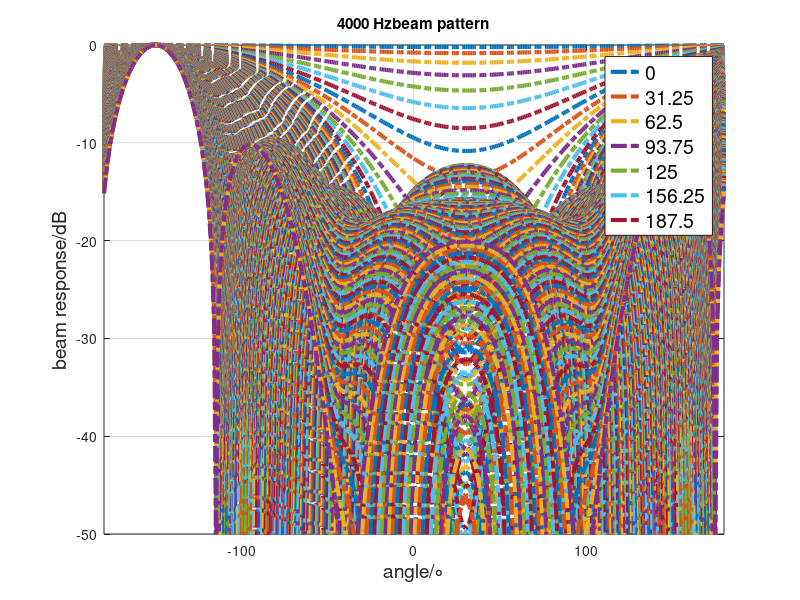
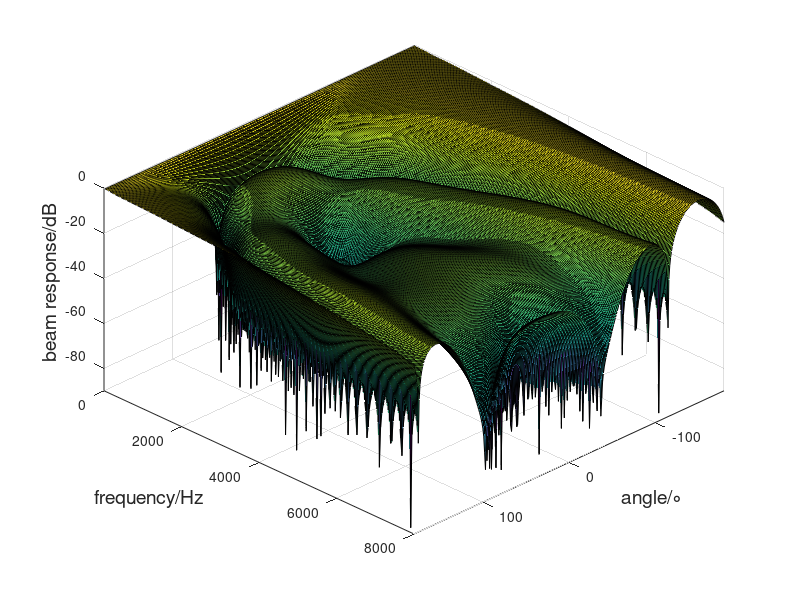

Write MATLAB code to recreate these figures, in order. (Note: this script raises an error after producing the figures.)
clear
clc
close all;
warning off;
clear all; close all; clc;
%% 基本参数
f01 = 4000;           % 信号中心频率Signal center frequency
B =  8000; 
Nfft =512;                                % fft点数
F0=linspace(0, 8000, Nfft/2+1);           % The actual frequency corresponding to each fft frequency point
f_range=linspace(f01-B/2, f01+B/2, Nfft/2+1);     % The actual frequency corresponding to each fft frequency point
% F(1:10)=F(11);
% F(1:3)=F(4);

% F(1:16)=F(17);
% F(129:257)=F(128);
% F(1:end)=F(70);

% F(200:257)=F(199);
% F(1:128)=F(129);
% F = fl:B/(Nfft/2):fh; 

M =16;                                % Number of array elements
c = 340;                              % speed of sound
lambda = c/f01;                        %center wavelength
R =0.025;                               % actual radius
% R =0.5*M*lambda/(2*pi);             % 理想半径

gamma=2*pi*[0:M-1]'/M ;
% d = 0.5*lambda;                        % 阵元间距(半波长为理想宽度，可视距离内无额外峰值)
% BW= 0.886*lambda/(M*d)*180/pi;         % 中心频率处半功率波束宽度（分辨率）
% fprintf('半功率波束宽度BW = %0.2f°\n',BW)

% seta1=[60]*pi/180;                     % 零点约束俯仰角1
% fai1=[-140]*pi/180;                    % 零点约束方位角1  
 
% seta2=[60]*pi/180;                     % 零点约束俯仰角2
% fai2=[-111]*pi/180;                    % 零点约束方位角2 

%% 读入实际音频数据
seta0 = 60*pi/180;                       % Signal Arrival Elevation Angle
fai0  =-150*pi/180;                       % Signal Arrival Azimuth
f=[1]';    
%% diffuse noise field MSC
Fs=16000;                                                               
f0 = (1:Nfft/2+1)*Fs/Nfft;
Fvv = zeros(Nfft/2+1,M,M);
 %f0=500;
% d=2*R*sin(pi/M);

for i = 1:M
    for j = 1:M   
        if i == j
            Fvv(:,i,j) = ones(1,Nfft/2+1);
        else
            dij = 2*R*sin(pi*abs(i-j)/M);
            Fvv(:,i,j) = sin(2*pi*f0*dij*1.0/c)./(2*pi*f0*dij*1.0/c);
        end
    end
end

% 对角加载映射曲线
u=1:1:Nfft/2+1;
k=-0.3;
B=80;
Amin=0.1;
P=(1-Amin)./(1+exp(k*(u-B)))+Amin;     
% plot(u,P);ylim([-0.1,1])
for n=1:Nfft/2+1
%         Fvv2(n,:,:)=inv(squeeze(Fvv(n,:,:))+eye(M)*P(n));
      Fvv2(n,:,:)=inv(squeeze(Fvv(n,:,:))+eye(M)*0.1);
end
%  imshow(squeeze(Fvv(200,:,:)))
%  for i=1:256
%     imshow(squeeze(Fvv(i,:,:)))
%     pause(0.05)
%  end
%M = 10;                 %阵元数
%dd= (0:1:M-1) * (c/f0/2);   %阵元位置
p_all=[];
a0_all=[];
for nf =2:Nfft/2+1
    freq = f_range(nf);
    freq1=500;
   % a0 = exp(-1i * 2 * pi * freq /c *dd.'*sind(theta0));   %计算期望导向矢量
    a0=exp(-1j*2*pi*R*freq/c*sin(seta0)*cos(fai0-gamma));   %Calculate desired steering vector
    a0=a0;
    C=[a0];
   % a0=a0/100;
    Rxx=squeeze(Fvv2(nf,:,:));
%   Rxx=1;
    Wc=(Rxx*C)/(C'*Rxx*C)*f;                % MVDR algorithm to obtain weight coefficient
%       零点调向(支持多个零点)
    Wopt=Wc;  
    step = 1;
    seta=seta0; 
    scan_angle = [-180:step:180];                        %Scan Angle Range
    scan_angle=[-180:step:180]/180*pi; 
    a_all =[];                           
    a_all1 =[];  
    a_all2=[];
    for i_1 = 1:length(scan_angle) 
        %as = exp(-1i * 2 * pi * freq /c *dd.'*sind(scan_angle(i_1)));
        as=exp(-1j*2*pi*R*freq/c*sin(seta)*cos(scan_angle(i_1)-gamma')); 
        p1(i_1,nf)=abs(as*conj(Wopt));
       % p11(i_1,nf)=20*log10(abs(as*conj(Wopt))/max(abs(as*conj(Wopt))));
        %p11(nf,i_1)=abs(as);
       % p4(i_1,nf)=20*log10(abs(as*conj(Wopt))/max(abs(as*conj(Wopt))));
        a_all= [a_all as'];
        a_all1= [a_all1  (20*log10(abs(as)/max(abs(as))))]; 
        a_all2=[a_all2  (20*log10(abs(as.*conj(Wopt))/max(abs(as.*conj(Wopt)))))];
    end
    %p11(i_1,nf)=abs(a_all);
    p = 20*log10(abs(a_all'*conj(Wopt))/max(abs(a_all'*conj(Wopt))));  %Computational pattern
    p3 = 20*log10(abs(a_all')/max(abs(a_all')));  
    p4 = 20*log10(abs(p1)/max(abs(p1))); 
    %p = 20*log10(abs(a_all'*conj(a0))/max(abs(a_all'*conj(a0))));  
    p7 = 20*log10(abs(a_all'*(Wopt))/max(abs(a_all'*(Wopt))));
    p11=conj(a0)';
        f01=5.312500000000000e+03;
        f01=1000;
        if freq == f01
        angle_ml = [-70:1:70]/180*pi;
        angle_ml = [-180:-110]/180*pi;
        %angle_ml = 0:50;
        angle_sl1 = [-180:1:-180]/180*pi;
        angle_sl2 = [-110:1:180]/180*pi;
        angle_sl =[angle_sl1 angle_sl2];
        a_all_ref = a_all;
        p_ref = p;
        index_ml = find(scan_angle>=angle_ml(1) & scan_angle<=angle_ml(end));

        a_ml = a_all(:,index_ml);%main lobe steering vector
        p_ml = p(index_ml);      %main lobe expected response


        index_s1 = find(scan_angle>=angle_sl1(1) & scan_angle<=angle_sl1(end));     
        a_sl1  = a_all(:,index_s1);    %side lobe steering vector

        index_s2 = find(scan_angle>=angle_sl2(1) & scan_angle<=angle_sl2(end));    
        a_sl2  = a_all(:,index_s2);     %side lobe steering vector

        index_sl = [index_s1 index_s2];
        a_sl = [a_sl1 a_sl2];            %total sidelobe steering vector
        p_sl = p(index_sl);              %side lobe response
    end
    

    %figure(1)
    P_Hz=4000;
    P_B=round(P_Hz/6000*Nfft/2);
    %plot(scan_angle*180/pi,p,'b')
    %plot(scan_angle*180/pi,20*log10(p1(:,P_B)/max(p1(:,P_B))),'b')
    ylim([-50 0])
    xlabel('\phiAzimuth(^o)')
    ylabel('beam output/dB')
    title([num2str(P_Hz) ' Hzbeam pattern'])
    %p_all = [p_all p];
     figure(1)
    plot( scan_angle*180/pi, p,'-.','linewidth', 3)
    hold on; grid on;
    ylim([-50 0]);xlim([-180 180]);
    xlabel('angle/\circ','fontsize',14);
    ylabel('beam response/dB','fontsize',14);

    p_all = [p_all p];
    a0_all=[a0_all p11'];
    
end
legend({num2str(f_range(1)),num2str(f_range(2)),num2str(f_range(3)),...
        num2str(f_range(4)),num2str(f_range(5)),num2str(f_range(6)),...
        num2str(f_range(7))},'fontsize',14,'Location','best')
figure(5)
[ff,sacn_angle]=meshgrid(f_range(2:end),scan_angle*180/pi);
p_all(p_all<-90) = -90;
surf(sacn_angle,ff,p_all);
set(gca,'view',[135 45])
zlim([-90 0]) 
xlim([-180 180])
xlabel('angle/\circ','fontsize',14);
ylabel('frequency/Hz','fontsize',14);
zlabel('beam response/dB','fontsize',14);



 
 


p_all_opt=[];
Wopt_all=[];
w_msl_all=[];
for nf =2:Nfft/2+1
         freq = f_range(nf);
         %freq1=500;
    a0=exp(-1j*2*pi*R*freq/c*sin(seta0)*cos(fai0-gamma));   %计算期望导向矢量 %Calculate desired steering vector
    C=[a0];
    Rxx=squeeze(Fvv2(nf,:,:));
%   Rxx=1;
    Wc=(Rxx*C)/(C'*Rxx*C)*f;                % MVDR算法获得权系数
%       Zero point adjustment (support multiple zero points)
    Wopt=Wc; 
    step = 1;
   % scan_angle = [-90:step:90];                            %扫描角度范围 %Scan Angle Range    
    scan_angle=[-180:1:180]/180*pi; 
    a_all =[];                           
    for i_1 = 1:length(scan_angle) 
        as=exp(-1j*2*pi*R*freq/c*sin(seta)*cos(scan_angle(i_1)-gamma')); 
        p2(i_1,nf)=abs(as*conj(Wopt));
        a_all= [a_all as'];
    end
p = 20*log10(abs(a_all'*conj(Wopt))/max(abs(a_all'*conj(Wopt))));        %计算方向图 %Computational pattern
p2=Wopt';
%p = 20*log10(abs(a_all'*conj(a0))/max(abs(a_all'*conj(a0))));  
    %Side lobe control main lobe minimum error
    max_sl = -10; %%%
    max_sl=10.^(max_sl/20);
    p_ml = 10.^(p_ml/20);                           %%%期望主瓣响应 %expected main lobe response
    cvx_begin quiet
        variable w_msl(M) complex
        p_temp=(w_msl' * a_all);             %所有的乘积      % all the products       
        p_temp_ml=p_temp(index_ml);   %选出对应的主瓣 %select the coressponding main lobe
        p_temp_ml=p_temp_ml(:); 
        p_ml=p_ml(:);                              %期望主瓣响应 %expected main lobe response
        p_temp_sl=p_temp(index_sl);       %选出对应的旁瓣 %Select the corresponding side lobe

        minimize(norm(p_temp_ml-p_ml,2))  %最小化2范数  %Minimize the 2-norm
    subject to
        abs(p_temp_sl) <= max_sl;
        w_msl'*conj(a0) == 1;
        norm(w_msl,2) <=M;
    cvx_end
    p_opt = 20*log10(abs(w_msl' * a_all)/max(abs(w_msl' * a_all)));
    p111=w_msl';
    C1=[w_msl];
    Rxx1=squeeze(Fvv2(nf,:,:));
%   Rxx=1;
    Wc1=(Rxx1*C1)/(C1'*Rxx1*C1)*f;                % MVDR algorithm to obtain weight coefficient
%       Zero point adjustment (support multiple zero points)
    Wopt1=Wc1; 
    p_opt1 = 20*log10(abs((Wopt1)' * a_all)/max(abs((Wopt1)' * a_all)));

    %% 绘图 %drawing
    %figure(3)
    P_Hz=4000;
    P_B=round(P_Hz/6000*Nfft/2);
    %plot(scan_angle*180/pi, p_opt,'b')
    %plot(scan_angle*180/pi,20*log10(p1(:,P_B)/max(p1(:,P_B))),'b')
    ylim([-50 0])
    xlabel('\phiAzimuth(^o)')
    ylabel('beam output/dB')
    title([num2str(P_Hz) ' Hzbeam pattern'])
    p_all_opt = [p_all_opt p_opt.']; 
    w_msl_all=[w_msl_all p111'];
    Wopt_all=[Wopt_all p2'];
      figure(3)
    plot(scan_angle*180/pi,  p_opt,'-.','linewidth', 3)
    hold on; grid on;
    ylim([-50 0]);xlim([-180 180]);
    xlabel('angle/\circ','fontsize',14);
    ylabel('beam response/dB','fontsize',14);
end
legend({num2str(f_range(1)),num2str(f_range(2)),num2str(f_range(3)),...
        num2str(f_range(4)),num2str(f_range(5)),num2str(f_range(6)),...
        num2str(f_range(7))},'fontsize',14,'Location','best')
figure(4)
[sacn_angle,ff]=meshgrid(f_range(2:end),scan_angle*180/pi);
p_all_opt(p_all_opt<-180) = -180;
surf(ff,sacn_angle,p_all_opt);
set(gca,'view',[135 45])
zlim([-60 0]) 
xlim([-180 180])
xlabel('angle/^o','fontsize',14)
ylabel('frequency/Hz','fontsize',14)
zlabel('beam response/dB','fontsize',14)